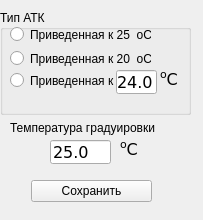
<?xml version="1.0" encoding="UTF-8"?>
<ui version="4.0">
 <class>fmTKR</class>
 <widget class="QMainWindow" name="fmTKR">
  <property name="geometry">
   <rect>
    <x>0</x>
    <y>0</y>
    <width>203</width>
    <height>220</height>
   </rect>
  </property>
  <property name="windowTitle">
   <string>Тип АТК</string>
  </property>
  <property name="windowOpacity">
   <double>1.000000000000000</double>
  </property>
  <widget class="QWidget" name="centralwidget">
   <widget class="QLabel" name="lblCond_ed">
    <property name="geometry">
     <rect>
      <x>540</x>
      <y>70</y>
      <width>61</width>
      <height>16</height>
     </rect>
    </property>
    <property name="font">
     <font>
      <pointsize>9</pointsize>
     </font>
    </property>
    <property name="text">
     <string/>
    </property>
   </widget>
   <widget class="QLineEdit" name="leAet_6">
    <property name="geometry">
     <rect>
      <x>630</x>
      <y>840</y>
      <width>81</width>
      <height>22</height>
     </rect>
    </property>
    <property name="font">
     <font>
      <pointsize>9</pointsize>
     </font>
    </property>
   </widget>
   <widget class="QLabel" name="label_29">
    <property name="geometry">
     <rect>
      <x>590</x>
      <y>840</y>
      <width>51</width>
      <height>16</height>
     </rect>
    </property>
    <property name="font">
     <font>
      <pointsize>9</pointsize>
     </font>
    </property>
    <property name="lineWidth">
     <number>-5</number>
    </property>
    <property name="text">
     <string>Кд 6</string>
    </property>
   </widget>
   <widget class="QLabel" name="label_4">
    <property name="geometry">
     <rect>
      <x>120</x>
      <y>140</y>
      <width>18</width>
      <height>18</height>
     </rect>
    </property>
    <property name="minimumSize">
     <size>
      <width>18</width>
      <height>18</height>
     </size>
    </property>
    <property name="font">
     <font>
      <family>Verdana</family>
      <pointsize>12</pointsize>
     </font>
    </property>
    <property name="text">
     <string>&lt;sup&gt;o&lt;/sup&gt;С</string>
    </property>
   </widget>
   <widget class="QLineEdit" name="leTemp">
    <property name="geometry">
     <rect>
      <x>50</x>
      <y>140</y>
      <width>61</width>
      <height>24</height>
     </rect>
    </property>
    <property name="sizePolicy">
     <sizepolicy hsizetype="Expanding" vsizetype="Preferred">
      <horstretch>0</horstretch>
      <verstretch>0</verstretch>
     </sizepolicy>
    </property>
    <property name="minimumSize">
     <size>
      <width>6</width>
      <height>24</height>
     </size>
    </property>
    <property name="maximumSize">
     <size>
      <width>61</width>
      <height>31</height>
     </size>
    </property>
    <property name="font">
     <font>
      <family>Verdana</family>
      <pointsize>12</pointsize>
     </font>
    </property>
    <property name="text">
     <string>25.0</string>
    </property>
    <property name="frame">
     <bool>true</bool>
    </property>
   </widget>
   <widget class="QLabel" name="label_10">
    <property name="geometry">
     <rect>
      <x>10</x>
      <y>120</y>
      <width>161</width>
      <height>16</height>
     </rect>
    </property>
    <property name="font">
     <font>
      <pointsize>9</pointsize>
     </font>
    </property>
    <property name="text">
     <string>Температура градуировки</string>
    </property>
   </widget>
   <widget class="QGroupBox" name="groupBox_4">
    <property name="geometry">
     <rect>
      <x>0</x>
      <y>10</y>
      <width>191</width>
      <height>105</height>
     </rect>
    </property>
    <property name="minimumSize">
     <size>
      <width>2</width>
      <height>105</height>
     </size>
    </property>
    <property name="title">
     <string>Тип АТК</string>
    </property>
    <property name="flat">
     <bool>false</bool>
    </property>
    <property name="checkable">
     <bool>false</bool>
    </property>
    <widget class="QRadioButton" name="rb_R">
     <property name="geometry">
      <rect>
       <x>10</x>
       <y>60</y>
       <width>107</width>
       <height>21</height>
      </rect>
     </property>
     <property name="minimumSize">
      <size>
       <width>107</width>
       <height>17</height>
      </size>
     </property>
     <property name="text">
      <string>Приведенная к</string>
     </property>
    </widget>
    <widget class="QRadioButton" name="rb_25">
     <property name="geometry">
      <rect>
       <x>10</x>
       <y>16</y>
       <width>141</width>
       <height>17</height>
      </rect>
     </property>
     <property name="minimumSize">
      <size>
       <width>87</width>
       <height>17</height>
      </size>
     </property>
     <property name="text">
      <string>Приведенная к 25  оС</string>
     </property>
    </widget>
    <widget class="QRadioButton" name="rb_20">
     <property name="geometry">
      <rect>
       <x>10</x>
       <y>40</y>
       <width>141</width>
       <height>17</height>
      </rect>
     </property>
     <property name="minimumSize">
      <size>
       <width>82</width>
       <height>17</height>
      </size>
     </property>
     <property name="text">
      <string>Приведенная к 20  оС</string>
     </property>
    </widget>
    <widget class="QLabel" name="label_3">
     <property name="geometry">
      <rect>
       <x>160</x>
       <y>60</y>
       <width>18</width>
       <height>18</height>
      </rect>
     </property>
     <property name="minimumSize">
      <size>
       <width>18</width>
       <height>18</height>
      </size>
     </property>
     <property name="font">
      <font>
       <family>Verdana</family>
       <pointsize>12</pointsize>
      </font>
     </property>
     <property name="text">
      <string>&lt;sup&gt;o&lt;/sup&gt;С</string>
     </property>
    </widget>
    <widget class="QLineEdit" name="leTemp_R">
     <property name="geometry">
      <rect>
       <x>116</x>
       <y>60</y>
       <width>41</width>
       <height>24</height>
      </rect>
     </property>
     <property name="sizePolicy">
      <sizepolicy hsizetype="Expanding" vsizetype="Preferred">
       <horstretch>0</horstretch>
       <verstretch>0</verstretch>
      </sizepolicy>
     </property>
     <property name="minimumSize">
      <size>
       <width>6</width>
       <height>24</height>
      </size>
     </property>
     <property name="maximumSize">
      <size>
       <width>61</width>
       <height>31</height>
      </size>
     </property>
     <property name="font">
      <font>
       <family>Verdana</family>
       <pointsize>12</pointsize>
      </font>
     </property>
     <property name="text">
      <string>24.0</string>
     </property>
     <property name="frame">
      <bool>true</bool>
     </property>
    </widget>
   </widget>
   <widget class="QToolButton" name="tbSave">
    <property name="geometry">
     <rect>
      <x>31</x>
      <y>180</y>
      <width>121</width>
      <height>22</height>
     </rect>
    </property>
    <property name="text">
     <string>Сохранить</string>
    </property>
   </widget>
  </widget>
  <action name="actTIns">
   <property name="text">
    <string>Вставить строку</string>
   </property>
  </action>
  <action name="actTDel">
   <property name="text">
    <string>Удалить строку</string>
   </property>
  </action>
  <action name="actPrIns">
   <property name="text">
    <string>Новый профиль</string>
   </property>
  </action>
  <action name="actPrDel">
   <property name="text">
    <string>Удалить профиль</string>
   </property>
  </action>
  <action name="actPrRen">
   <property name="text">
    <string>Переименовать профиль</string>
   </property>
  </action>
 </widget>
 <resources/>
 <connections/>
</ui>
